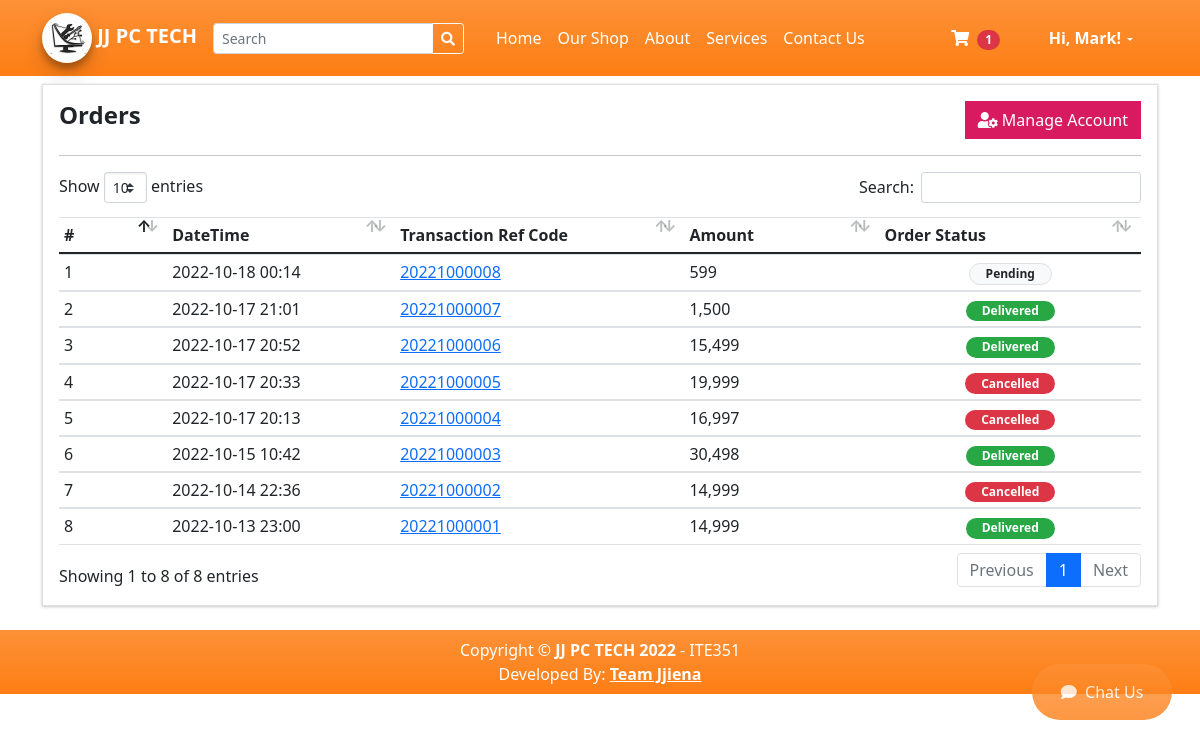
The app's page /?p=my_account (signed in) with its own data.
### tables this page shows
CREATE TABLE `categories` (
  `id` int(30) NOT NULL,
  `category` varchar(250) NOT NULL,
  `description` text DEFAULT NULL,
  `status` tinyint(1) NOT NULL DEFAULT 1,
  `delete_flag` tinyint(1) NOT NULL DEFAULT 0,
  `date_created` datetime NOT NULL DEFAULT current_timestamp()
);

CREATE TABLE `orders` (
  `id` int(30) NOT NULL,
  `ref_code` varchar(100) NOT NULL,
  `client_id` int(30) NOT NULL,
  `delivery_address` text NOT NULL,
  `payment_method` varchar(100) NOT NULL,
  `order_type` tinyint(1) NOT NULL COMMENT '1= pickup,2= deliver',
  `amount` double NOT NULL,
  `status` tinyint(2) NOT NULL DEFAULT 0 COMMENT '0 = pending,\r\n1= Packed,\r\n2 = Out for Delivery,\r\n3=Delivered,\r\n4=cancelled',
  `paid` tinyint(1) NOT NULL DEFAULT 0,
  `date_created` datetime NOT NULL DEFAULT current_timestamp(),
  `date_updated` datetime DEFAULT NULL ON UPDATE current_timestamp()
);

### classes/DBConnection.php (called while the page is built, shortened)
<?php
class DBConnection{
    private $host = DB_SERVER;
    private $username = DB_USERNAME;
    private $password = DB_PASSWORD;
    private $database = DB_NAME;
    public $conn;
    public function __construct(){
        if (!isset($this->conn)) {
            $this->conn = new mysqli($this->host, $this->username, $this->password, $this->database);
        }
    }
}
?>

### classes/SystemSettings.php (called while the page is built, shortened)
<?php
class SystemSettings extends DBConnection{
	function userdata($field = ''){
		if(!empty($field)){
			if(isset($_SESSION['userdata'][$field]))
				return $_SESSION['userdata'][$field];
			else
				return null;
		}else{
			return false;
		}
	}
	function info($field=''){
		if(!empty($field)){
			if(isset($_SESSION['system_info'][$field]))
				return $_SESSION['system_info'][$field];
			else
				return false;
		}else{
			return false;
		}
	}
}
$_settings = new SystemSettings();
?>

### config.php (called while the page is built, shortened)
<?php
require_once('classes/DBConnection.php');
require_once('classes/SystemSettings.php');
function validate_image($file){
	if(!empty($file)){
        $ex = explode("?",$file);
        $file = $ex[0];
        $ts = isset($ex[1]) ? "?".$ex[1] : '';
		if(is_file(base_app.$file)){
			return base_url.$file.$ts;
		}else{
			return base_url.'dist/img/no-image-available.png';
		}
	}else{
		return base_url.'dist/img/no-image-available.png';
	}
}
?>

### my_account.php (the view, shortened to what this page needs)
<section class="py-2">
    <div class="container">
        <div class="card rounded-0">
            <div class="card-body">
                <div class="w-100 justify-content-between d-flex">
                    <h4><b>Orders</b></h4>
                    <a href="./?p=edit_account" class="btn btn btn-default btn-flat bg-maroon"><div class="fa fa-user-cog"></div> Manage Account</a>
                </div>
                    <hr class="border-warning">
                    <table class="table table-stripped text-dark">
                        <colgroup>
                            <col width="10%">
                            <col width="15">
                            <col width="25">
                            <col width="25">
                            <col width="15">
                        </colgroup>
                        <thead>
                            <tr>
                                <th>#</th>
                                <th>DateTime</th>
                                <th>Transaction Ref Code</th>
                                <th>Amount</th>
                                <th>Order Status</th>
                            </tr>
                        </thead>
                        <tbody>
                            <?php
                                $i = 1;
                                $qry = $conn->query("SELECT o.*,concat(c.firstname,' ',c.lastname) as client from `orders` o inner join clients c on c.id = o.client_id where o.client_id = '".$_settings->userdata('id')."' order by unix_timestamp(o.date_created) desc ");
                                while($row = $qry->fetch_assoc()):
                            ?>
                                <tr>
                                    <td><?php echo $i++ ?></td>
                                    <td><?php echo date("Y-m-d H:i",strtotime($row['date_created'])) ?></td>
                                    <td><a href="javascript:void(0)" class="view_order" data-id="<?php echo $row['id'] ?>"><?php echo $row['ref_code'] ?></a></td>
                                    <td><?php echo number_format($row['amount']) ?> </td>
                                    <td class="text-center">
                                            <?php if($row['status'] == 0): ?>
                                                <span class="badge badge-light text-dark border px-3 rounded-pill">Pending</span>
                                            <?php elseif($row['status'] == 1): ?>
                                                <span class="badge badge-primary px-3 rounded-pill">Packed</span>
                                            <?php elseif($row['status'] == 2): ?>
                                                <span class="badge badge-warning px-3 rounded-pill">Out for Delivery</span>
                                            <?php elseif($row['status'] == 3): ?>
                                                <span class="badge badge-success px-3 rounded-pill">Delivered</span>
                                            <?php else: ?>
                                                <span class="badge badge-danger px-3 rounded-pill">Cancelled</span>
                                            <?php endif; ?>
                                        </td>
                                    </tr>
                            <?php endwhile; ?>
                        </tbody>
                    </table>
            </div>
        </div>
    </div>
</section>

### inc/topBarNav.php (shortened to what this page needs)
<nav class="navbar navbar-expand-lg navbar-dark bg-gradient-orange">
            <div class="container">
                <a class="navbar-brand fw-bold" href="./">
                <img src="<?php echo validate_image($_settings->info('logo')) ?>" width="50" height="50" class="brand-image img-circle elevation-3" alt="" loading="lazy">
                <?php echo $_settings->info('short_name') ?>
                </a>
                <form class="form-inline" id="search-form">
                  <div class="input-group">
                    <input class="form-control form-control-sm form " type="search" placeholder="Search" aria-label="Search" name="search"  value="<?php echo isset($_GET['search']) ? $_GET['search'] : "" ?>"  aria-describedby="button-addon2">
                    <div class="input-group-append">
                      <button class="btn btn-outline-light btn-sm m-0" type="submit" id="button-addon2"><i class="fa fa-search"></i></button>
                    </div>
                  </div>
                </form>
                <div class="collapse navbar-collapse" id="navbarSupportedContent">
                    <ul class="navbar-nav me-auto mb-2 mb-lg-0 ms-lg-4">
                        <li class="nav-item"><a class="nav-link text-white" aria-current="page" href="./">Home</a></li>
                        <?php
                        $cat_qry = $conn->query("SELECT * FROM categories where status = 1  limit 3");
                        while($crow = $cat_qry->fetch_assoc()):
                        ?>
                        <li class="nav-item"><a class="nav-link text-white" aria-current="page" href="./?p=products&c=<?php echo md5($crow['id']) ?>"><?php echo $crow['category'] ?></a></li>
                        <?php endwhile; ?>
                        <li class="nav-item"><a class="nav-link text-white" href="./?p=about">About</a></li>
                        <li class="nav-item"><a class="nav-link text-white" href="./?p=services">Services</a></li>
                        <li class="nav-item"><a class="nav-link text-white" href="./?p=contact">Contact Us</a></li>
                    </ul>
                    <div class="d-flex align-items-center">
                      <?php if($_settings->userdata('id') > 0 && $_settings->userdata('login_type') == 2): ?>
                        <a class="text-dark mr-2 nav-link text-white" href="./?p=cart">
                            <i class="fa fa-shopping-cart" aria-hidden="true"></i>
                            <span class="badge bg-danger text-white ms-1 rounded-pill" id="cart-count">
                              <?php
                                $count = $conn->query("SELECT SUM(quantity) as items from `cart` where client_id =".$_settings->userdata('id'))->fetch_assoc()['items'];
                                echo ($count > 0 ? $count : 0);
                              ?>
                            </span>
                        </a>
                  <div class="btn-group nav-link">
                  <button type="button" class="btn btn-rounded badge badge-light dropdown-toggle dropdown-icon" data-toggle="dropdown" aria-expanded="false">
                    <span class="fs-6"><b> Hi, <?php echo $_settings->userdata('firstname')?>!</b></span>
                  </button>
                  </div>
                  <?php else: ?>
                        <button class="btn btn-outline-light ml-2 text-white" id="login-btn" type="button" style="background-color: #f57224;">
                        Login</button>
                        <?php endif; ?>
                    </div>
                </div>
            </div>
        </nav>

### records on screen
categories: category "Our Shop"
orders: date_created "2022-10-18 00:14", ref_code "20221000008", amount "599", status "Pending"
orders: date_created "2022-10-17 21:01", ref_code "20221000007", amount "1,500", status "Delivered"
orders: date_created "2022-10-17 20:52", ref_code "20221000006", amount "15,499", status "Delivered"
orders: date_created "2022-10-17 20:33", ref_code "20221000005", amount "19,999", status "Cancelled"
orders: date_created "2022-10-17 20:13", ref_code "20221000004", amount "16,997", status "Cancelled"
orders: date_created "2022-10-15 10:42", ref_code "20221000003", amount "30,498", status "Delivered"
orders: date_created "2022-10-14 22:36", ref_code "20221000002", amount "14,999", status "Cancelled"
orders: date_created "2022-10-13 23:00", ref_code "20221000001", amount "14,999", status "Delivered"

### other values on screen
$_settings->info('short_name') "JJ PC TECH"
$count "1"
$_settings->userdata('firstname') "Mark"
